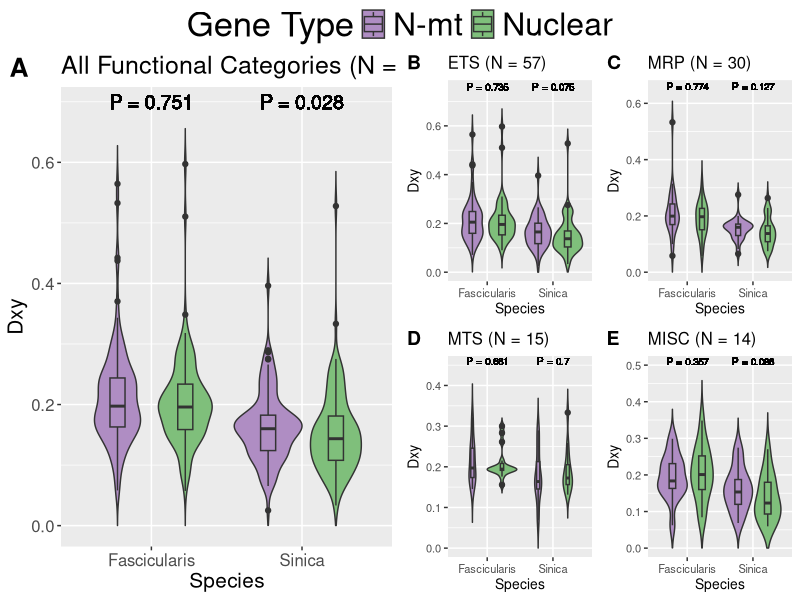

Here is the R script that generated this plot: (Note: this script raises an error after producing the figure.)
# This script includes analysis for the manuscript titled:
# Examination of Mitonuclear Conflict in a Macaque Species Exhibiting Mitonuclear Discordance

# It is split into 4 code sections which can be expanded/collapsed in RStudio 
# Expand: either click on the arrow in the gutter or on the icon that overlays the folded code 
# Collapse: click on the arrow in the gutter

# This script can be run on a command line by simply running "Rscript Mitonuclear_Stats_Plots.R"
# in the directory containing the script. 

# If running on RStudio each command can be run individually
# Once all commands are run the script will output figures and statistical results
# to the Figures and Stats directories respectively
# Currently, sourcing the script in RStudio will not produce some figures and results

# The following libraries are necessary for the below analyses
# If running on RStudio then running each line will prompt the user to install the library
library(ggplot2)
library(ggpubr)
library(plyr)
library(dplyr)
library(gridExtra)

# Set working directory according to location of data file if using through RStudio
# Working directory should be set to directory containing the Git Repo
# As of now it assumes the home directory contains the git repo
#setwd("~/Mitonuclear-Analysis-Project")

# Read in complete data file for this study
# Also read in a data file containing only paired N-mt and nuclear genes
Gene_Data=read.csv("Gene_Data.csv",header=T,stringsAsFactors = T)
Paired_Gene_Data <- subset(Gene_Data, (!is.na(Gene_Data[,19])))

# Divergence ---------------------------------------------------------------

# Define a data frame with Dxy statistics between Arctoides and Sinica from paired data
# Then assign names to columns to allow for consistency with Arc-Fas statistics
# Then exclude genes with no Dxy value and genes paired to these
Sin_Dxy_one <- data.frame(Paired_Gene_Data$Sin.Dxy,Paired_Gene_Data$Type,
                      Paired_Gene_Data$Function,
                      Paired_Gene_Data$Pairing,Paired_Gene_Data$Gene,"Sinica")
names(Sin_Dxy_one)<-c("dxy","Type","Category","Pairing","Gene","Comparison")
Sin_Dxy_two <- Sin_Dxy_one[complete.cases(Sin_Dxy_one), ]
Sin_Dxy <- subset(Sin_Dxy_two,duplicated(Sin_Dxy_two$Pairing) | 
                    duplicated(Sin_Dxy_two$Pairing, fromLast=TRUE))

# Perform the steps described above but with Arctoides and Fascicularis data
Fas_Dxy_one <- data.frame(Paired_Gene_Data$Fas.Dxy,Paired_Gene_Data$Type,
                      Paired_Gene_Data$Function,
                      Paired_Gene_Data$Pairing,Paired_Gene_Data$Gene,"Fascicularis")
names(Fas_Dxy_one)<-c("dxy","Type","Category","Pairing","Gene","Comparison")
Fas_Dxy_two <- Fas_Dxy_one[complete.cases(Fas_Dxy_one), ]
Fas_Dxy <- subset(Fas_Dxy_two,duplicated(Fas_Dxy_two$Pairing) | 
                    duplicated(Fas_Dxy_two$Pairing, fromLast=TRUE))

# Combine the above datasets and subset all functional categories
Dxy <- rbind(Sin_Dxy, Fas_Dxy)
ETS=Dxy[Dxy$Category == "ETS", ]
MRP=Dxy[Dxy$Category == "MRP", ]
MTS=Dxy[Dxy$Category == "MTS", ]
MISC=Dxy[Dxy$Category == "MISC", ]
Sin_ETS=Sin_Dxy[Sin_Dxy$Category == "ETS", ]
Sin_MRP=Sin_Dxy[Sin_Dxy$Category == "MRP", ]
Sin_MTS=Sin_Dxy[Sin_Dxy$Category == "MTS", ]
Sin_MISC=Sin_Dxy[Sin_Dxy$Category == "MISC", ]
Fas_ETS=Fas_Dxy[Fas_Dxy$Category == "ETS", ]
Fas_MRP=Fas_Dxy[Fas_Dxy$Category == "MRP", ]
Fas_MTS=Fas_Dxy[Fas_Dxy$Category == "MTS", ]
Fas_MISC=Fas_Dxy[Fas_Dxy$Category == "MISC", ]

# Plot all data with titles, x (Sinica or Fascicularis) and y (Dxy values) labels, 
# and colors (N-mt and Nuclear) filling in violin plots 
ALL_plot <- ggplot(Dxy, aes(x=Comparison, y=dxy, fill = Type)) + ylim(0,0.69) +
  labs(title="All Functional Categories (N = 116)", x ="Species", y="Dxy") +
  geom_violin(trim=FALSE) + theme(legend.position = "none") +
  theme(legend.title=element_text(size=25)) + theme(legend.text=element_text(size=23)) +
  scale_fill_manual(name = "Gene Type", values=c("#af8dc3","#7fbf7b")) + 
  theme(text = element_text(size=15)) + 
  geom_text(x=1, y=0.7, label="P = 0.751", size=5) + 
  geom_text(x=2, y=0.7, label="P = 0.028", size=5) +
  geom_boxplot(width = 0.2, position = position_dodge(0.9))
ETS_plot <- ggplot(ETS, aes(x=Comparison, y=dxy, fill = Type)) +
  ylim(0,0.75) + labs(title="ETS (N = 57)", x ="Species", y="Dxy") + 
  geom_violin(trim=FALSE) + theme(legend.position = "none") +
  scale_fill_manual(values=c("#af8dc3","#7fbf7b")) +
  theme(text = element_text(size=10)) + 
  geom_text(x=1, y=0.76, label="P = 0.735", size=2.5) + 
  geom_text(x=2, y=0.76, label="P = 0.075", size=2.5) + 
  geom_boxplot(width = 0.2, position = position_dodge(0.9))
MRP_plot <- ggplot(MRP, aes(x=Comparison, y=dxy, fill = Type)) + ylim(0,0.65) +
  labs(title="MRP (N = 30)", x ="Species", y="Dxy") + 
  geom_violin(trim=FALSE) + theme(legend.position = "none") +
  scale_fill_manual(name = "Gene Type", values=c("#af8dc3","#7fbf7b")) +
  theme(text = element_text(size=10)) + 
  geom_text(x=1, y=0.66, label="P = 0.774", size=2.5) + 
  geom_text(x=2, y=0.66, label="P = 0.127", size=2.5) + 
  geom_boxplot(width = 0.15, position = position_dodge(0.9))
MTS_plot <- ggplot(MTS, aes(x=Comparison, y=dxy, fill = Type)) +
  labs(title="MTS (N = 15)", x ="Species", y="Dxy") + ylim(0,0.45) +
  geom_violin(trim=FALSE) + theme(legend.position = "none") +
  scale_fill_manual(name = "Gene Type", values=c("#af8dc3","#7fbf7b")) +
  theme(text = element_text(size=10)) +
  geom_text(x=1, y=0.46, label="P = 0.681", size=2.5) +
  geom_text(x=2, y=0.46, label="P = 0.7", size=2.5) +
  geom_boxplot(width = 0.1, position = position_dodge(0.9))
MISC_plot <- ggplot(MISC, aes(x=Comparison, y=dxy, fill = Type)) + ylim(0,0.5) +
  labs(title="MISC (N = 14)", x ="Species", y="Dxy") + 
  geom_violin(trim=FALSE) + theme(legend.position = "none") +
  scale_fill_manual(name = "Gene Type", values=c("#af8dc3","#7fbf7b")) +
  theme(text = element_text(size=10)) +
  geom_text(x=1, y=0.51, label="P = 0.357", size=2.5) +
  geom_text(x=2, y=0.51, label="P = 0.086", size=2.5) +
  geom_boxplot(width = 0.2, position = position_dodge(0.9))

# Create legend using info from ALL_plot above
ALL_legend <- get_legend(ALL_plot, position = "bottom")

# Combine all plots defined above and add labels, output plot as png
png("Figures/Figure2.png",res=300,height = 6,width = 10,units="in", pointsize=1)
ggarrange(ALL_plot,
          ggarrange(ETS_plot,MRP_plot,MTS_plot,MISC_plot,
                    labels = c("B", "C", "D","E"), font.label = list(size = 14),
                    ncol = 2, nrow = 2), labels="A", font.label = list(size = 19), 
          legend.grob = ALL_legend)
dev.off()



# Conduct Wilcoxon Rank-Sum tests on all genes as well as category subsets
# and print these out as a single text file
# Expectation for Sinica Dxy is N-mt greater than nuclear
# Expectation for Fascicularis Dxy is the opposite
sink("Stats/Dxy_Wilcoxon_results.txt")
print("Dxy between Sinica and Arctoides for all paired genes")
wilcox.test(dxy ~ Type, data=Sin_Dxy, alternative="greater", paired=TRUE)
print("Dxy between Sinica and Arctoides for paired ETS genes")
wilcox.test(dxy ~ Type, data=Sin_ETS, alternative="greater", paired=TRUE)
print("Dxy between Sinica and Arctoides for paired MRP genes")
wilcox.test(dxy ~ Type, data=Sin_MRP, alternative="greater", paired=TRUE)
print("Dxy between Sinica and Arctoides for paired MTS genes")
wilcox.test(dxy ~ Type, data=Sin_MTS, alternative="greater", paired=TRUE)
print("Dxy between Sinica and Arctoides for paired MISC genes")
wilcox.test(dxy ~ Type, data=Sin_MISC, alternative="greater", paired=TRUE)
print("Dxy between Fascicularis and Arctoides for all paired genes")
wilcox.test(dxy ~ Type, data=Fas_Dxy, alternative="less", paired=TRUE)
print("Dxy between Fascicularis and Arctoides for paired ETS genes")
wilcox.test(dxy ~ Type, data=Fas_ETS, alternative="less", paired=TRUE)
print("Dxy between Fascicularis and Arctoides for paired MRP genes")
wilcox.test(dxy ~ Type, data=Fas_MRP, alternative="less", paired=TRUE)
print("Dxy between Fascicularis and Arctoides for paired MTS genes")
wilcox.test(dxy ~ Type, data=Fas_MTS, alternative="less", paired=TRUE)
print("Dxy between Fascicularis and Arctoides for paired MISC genes")
wilcox.test(dxy ~ Type, data=Fas_MISC, alternative="less", paired=TRUE)
sink()

# Introgression -----------------------------------------------------------

# Define a data frame with fdM statistics from paired data
# Then exclude genes with no fdM value and genes paired to these
Fdm_one <- data.frame(Paired_Gene_Data$fdM,Paired_Gene_Data$Type,
                          Paired_Gene_Data$Function,
                          Paired_Gene_Data$Pairing,Paired_Gene_Data$Gene)
Fdm_two <- Fdm_one[complete.cases(Fdm_one), ]
Fdm <- subset(Fdm_two,duplicated(Fdm_two$Paired_Gene_Data.Pairing) | 
                    duplicated(Fdm_two$Paired_Gene_Data.Pairing, fromLast=TRUE))

# Subset all functional categories and obtain means for N-mt and nuclear genes
Fdm_ETS=Fdm[Fdm$Paired_Gene_Data.Function == "ETS", ]
Fdm_MRP=Fdm[Fdm$Paired_Gene_Data.Function == "MRP", ]
Fdm_MTS=Fdm[Fdm$Paired_Gene_Data.Function == "MTS", ]
Fdm_MISC=Fdm[Fdm$Paired_Gene_Data.Function == "MISC", ]

mod_ALL.fdm <- ddply(Fdm, "Paired_Gene_Data.Type", summarise, grp.mean=mean(Paired_Gene_Data.fdM))
mod_ETS.fdm <- ddply(Fdm_ETS, "Paired_Gene_Data.Type", summarise, grp.mean=mean(Paired_Gene_Data.fdM))
mod_MRP.fdm <- ddply(Fdm_MRP, "Paired_Gene_Data.Type", summarise, grp.mean=mean(Paired_Gene_Data.fdM))
mod_MTS.fdm <- ddply(Fdm_MTS, "Paired_Gene_Data.Type", summarise, grp.mean=mean(Paired_Gene_Data.fdM))
mod_MISC.fdm <- ddply(Fdm_MISC, "Paired_Gene_Data.Type", summarise, grp.mean=mean(Paired_Gene_Data.fdM))

# Plot all data with titles, x (fdM) and y (density) labels, 
# and coloring lines (N-mt and nuclear) in density plots

ALL_fdm_plot <- ggplot(Fdm, aes(x=Paired_Gene_Data.fdM, color=Paired_Gene_Data.Type)) +
  geom_text(x=-0.55, y=2.5, label="P = 0.332", size=5, show.legend = FALSE, colour="black") +
  geom_density() + labs(title="All Functional Categories (N = 99)", x="fdM", y = "Density") + theme(legend.position = "none") +
  theme(legend.title=element_text(size=25)) + theme(legend.text=element_text(size=23)) +
  ylim(0,2.5) + scale_color_manual(name = "Gene Type", values=c("#af8dc3","#7fbf7b")) + 
  geom_vline(data=mod_ALL.fdm, aes(xintercept=grp.mean, color=Paired_Gene_Data.Type), linetype="dashed") + 
  theme(text = element_text(size=15))
ETS_fdm_plot <- ggplot(Fdm_ETS, aes(x=Paired_Gene_Data.fdM, color=Paired_Gene_Data.Type)) +
  geom_density() + labs(title="ETS (N = 48)", x="fdM", y = "Density") + theme(legend.position = "none") +
  ylim(0,2.5) + scale_color_manual(values=c("#af8dc3","#7fbf7b")) + 
  geom_vline(data=mod_ETS.fdm, aes(xintercept=grp.mean, color=Paired_Gene_Data.Type), linetype="dashed") +
  theme(text = element_text(size=10)) + 
  geom_text(x=-0.5, y=2.5, label="P = 0.486", size=2.5, colour="black")
MRP_fdm_plot <- ggplot(Fdm_MRP, aes(x=Paired_Gene_Data.fdM, color=Paired_Gene_Data.Type)) +
  geom_density() + labs(title="MRP (N = 28)", x="fdM", y = "Density") + theme(legend.position = "none") +
  ylim(0,2.5) + scale_color_manual(values=c("#af8dc3","#7fbf7b")) + 
  geom_vline(data=mod_MRP.fdm, aes(xintercept=grp.mean, color=Paired_Gene_Data.Type), linetype="dashed") +
  theme(text = element_text(size=10)) +
  geom_text(x=-0.53, y=2.5, label="P = 0.233", size=2.5, colour="black")
MTS_fdm_plot <- ggplot(Fdm_MTS, aes(x=Paired_Gene_Data.fdM, color=Paired_Gene_Data.Type)) +
  geom_density() + labs(title="MTS (N = 10)", x="fdM", y = "Density") + theme(legend.position = "none") +
  ylim(0,3.5) + scale_color_manual(values=c("#af8dc3","#7fbf7b")) + 
  geom_vline(data=mod_MTS.fdm, aes(xintercept=grp.mean, color=Paired_Gene_Data.Type), linetype="dashed") + 
  theme(text = element_text(size=10)) +
  geom_text(x=-0.3, y=3.5, label="P = 0.813", size=2.5, colour="black")
MISC_fdm_plot <- ggplot(Fdm_MISC, aes(x=Paired_Gene_Data.fdM, color=Paired_Gene_Data.Type)) +
  geom_density() + labs(title="MISC (N = 13)", x="fdM", y = "Density") + theme(legend.position = "none") +
  ylim(0,3) + scale_color_manual(values=c("#af8dc3","#7fbf7b")) + 
  geom_vline(data=mod_MISC.fdm, aes(xintercept=grp.mean, color=Paired_Gene_Data.Type), linetype="dashed") + 
  theme(text = element_text(size=10)) +
  geom_text(x=-0.5, y=3, label="P = 0.422", size=2.5, colour="black")

# Create legend using info from ALL_fdm_plot above
ALL_fdm_legend <- get_legend(ALL_fdm_plot, position = "bottom")

# Combine all plots defined above and add labels, print out plots as png
png("Figures/Figure3.png",res=300,height = 6,width = 10,units="in",pointsize = 1)
ggarrange(ALL_fdm_plot,
          ggarrange(ETS_fdm_plot,MRP_fdm_plot,MTS_fdm_plot,MISC_fdm_plot,
                    labels = c("B", "C", "D","E"), font.label = list(size = 14),
                    ncol = 2, nrow = 2), labels="A", font.label = list(size = 24), 
          legend.grob = ALL_fdm_legend)
dev.off()

# Conduct Wilcoxon rank-sum test on combined fdM data and all functional categories
# Expectation is N-mt introgression is more positive than nuclear
# Print out results with titles
sink("Stats/fdM_Wilcoxon_results.txt")
print("fdM for all paired genes")
wilcox.test(Paired_Gene_Data.fdM ~ Paired_Gene_Data.Type, data=Fdm, alternative="greater", paired=TRUE)
print("fdM for ETS paired genes")
wilcox.test(Paired_Gene_Data.fdM ~ Paired_Gene_Data.Type, data=Fdm_ETS, alternative="greater", paired=TRUE)
print("fdM for MRP paired genes")
wilcox.test(Paired_Gene_Data.fdM ~ Paired_Gene_Data.Type, data=Fdm_MRP, alternative="greater", paired=TRUE)
print("fdM for MTS paired genes")
wilcox.test(Paired_Gene_Data.fdM ~ Paired_Gene_Data.Type, data=Fdm_MTS, alternative="greater", paired=TRUE)
print("fdM for MISC paired genes")
wilcox.test(Paired_Gene_Data.fdM ~ Paired_Gene_Data.Type, data=Fdm_MISC, alternative="greater", paired=TRUE)
sink()

# Selection ---------------------------------------------------------------

# Define a data frame with dNdS statistics between Arctoides and Silenus
# Then assign names to columns to allow for consistency with other dNdS statistics
# Then exclude genes with no fdM value and nuclear genes
Arc_dNdS_one <- data.frame(Gene_Data$Arc.dN.dS,Gene_Data$Type,
                      Gene_Data$Function,Gene_Data$Gene,"Arctoides")
names(Arc_dNdS_one)<-c("dNdS","Type","Category","Gene","Comparison")
Arc_dNdS_two <- Arc_dNdS_one[complete.cases(Arc_dNdS_one), ]
Arc_dNdS=Arc_dNdS_two[Arc_dNdS_two$Type == "N-mt", ]

# Perform the steps described above but with Sinica and Silenus data
Sin_dNdS_one <- data.frame(Gene_Data$Sin.dN.dS,Gene_Data$Type,
                       Gene_Data$Function,Gene_Data$Gene,"Sinica")
names(Sin_dNdS_one)<-c("dNdS","Type","Category","Gene","Comparison")
Sin_dNdS_two <- Sin_dNdS_one[complete.cases(Sin_dNdS_one), ]
Sin_dNdS=Sin_dNdS_two[Sin_dNdS_two$Type == "N-mt", ]

# Perform the steps described above but with Fascicularis and Silenus data
Fas_dNdS_one <- data.frame(Gene_Data$Fas.dN.dS,Gene_Data$Type,
                       Gene_Data$Function,Gene_Data$Gene,"Fascicularis")
names(Fas_dNdS_one)<-c("dNdS","Type","Category","Gene","Comparison")
Fas_dNdS_two <- Fas_dNdS_one[complete.cases(Fas_dNdS_one), ]
Fas_dNdS=Fas_dNdS_two[Fas_dNdS_two$Type == "N-mt", ]

# Combine the data above
Dnds <- rbind(Arc_dNdS,Sin_dNdS, Fas_dNdS)

# Create a boxplot with three separate boxes for each species pair
# Print out as a png
png("Figures/Figure5.png",res=300,height = 3.5,width = 4.5,units="in",pointsize = 10)
boxplot(dNdS~Comparison, data=Dnds, 
        col=c("#fdae61","#d7191c","#2c7bb6"),
        ylab="dN/dS", xlab="",
        ylim=c(0,3.5),
        cex.main=1.8, cex.axis=1.15, cex.lab=1.25)
text(1, 3.3, labels = "P = 0.827", cex=1.5)
dev.off()

# Conduct ANOVA, and print out summary of results
res.aov <- aov(dNdS ~ Comparison, data = Dnds)
sink("Stats/dNdS_ANOVA_results.txt")
summary(res.aov)
sink()

# Define a data frame with Arctoides branch extension
# Then assign names to columns to allow for consistency with other branch extension data
# Then exclude genes with no branch extension data and nuclear genes
# Then include only genes with a majority Arc-Sin topology
Sin_Branches_one=data.frame(Gene_Data$Arc.Sin,Gene_Data$ChiSquare,Gene_Data$Type,
                        Gene_Data$Function,Gene_Data$Gene,"Sinica")
names(Sin_Branches_one)<-c("Topo","ChiSquare","Type","Category","Gene","Comparison")
Sin_Branches_two <- Sin_Branches_one[complete.cases(Sin_Branches_one), ]
Sin_Branches_three=Sin_Branches_two[Sin_Branches_two$Type == "N-mt", ]
Sin_Branches=Sin_Branches_three[which(Sin_Branches_three[,1]>864),]

# Perform the steps described above but with Arc-Fas topology
Fas_Branches_one=data.frame(Gene_Data$Arc.Fas,Gene_Data$ChiSquare,Gene_Data$Type,
                            Gene_Data$Function,Gene_Data$Gene,"Fascicularis")
names(Fas_Branches_one)<-c("Topo","ChiSquare","Type","Category","Gene","Comparison")
Fas_Branches_two <- Fas_Branches_one[complete.cases(Fas_Branches_one), ]
Fas_Branches_three=Fas_Branches_two[Fas_Branches_two$Type == "N-mt", ]
Fas_Branches=Fas_Branches_three[which(Fas_Branches_three[,1]>864),]

# Combine the data above then create a table of based on majority topology and
# branch extension. Then make this table look clean and print out as png
Branches=rbind(Sin_Branches, Fas_Branches)
Branches_table=table(Branches$Comparison, Branches$Extension)

wilcox.test(ChiSquare ~ Comparison, data=Branches, alternative="greater", paired=FALSE)

png("Figures/Branch_Table.png",res=300,height = 3.5,width = 4.5,units="in",pointsize = 10)
grid.table(Branches_table)
dev.off()

# Conduct a Fisher's Exact test where the hypothesis is that there is a greater amount of 
# extended branch lengths in Arc-Sin topology data, and print out as text file
sink("Stats/Branch_Exact_results.txt")
fisher.test(Branches_table, alternative = "greater")
sink()

# Recombination -----------------------------------------------------------

# Define a data frame with recombination and fdM statistics
# Then assign names to columns to allow for consistency with other statistics
# Then exclude genes with no fdM or recombination values
# Then only include genes with majority Arc-Sin topology
Sin_Recom_one=data.frame(Gene_Data$Arc.Sin,Gene_Data$RecomRate,Gene_Data$fdM,
                         Gene_Data$Type,Gene_Data$Function,Gene_Data$Gene,"Sinica")
names(Sin_Recom_one)<-c("Topo","Recombination","fdM","Type","Category","Gene","Comparison")
Sin_Recom_two <- Sin_Recom_one[complete.cases(Sin_Recom_one), ]
Sin_Recom_three=Sin_Recom_two[Sin_Recom_two$Type == "N-mt", ]
Sin_Recom=Sin_Recom_three[which(Sin_Recom_three[,1]>864),]

# Create table from above data and compute linear regression
Sin_table = table(Sin_Recom$Recombination, Sin_Recom$fdM)
SinMod <- lm(formula = Sin_Recom$Recombination ~ Sin_Recom$fdM)

# Perform the steps described above but with Arc-Fas topology genes
Fas_Recom_one=data.frame(Gene_Data$Arc.Fas,Gene_Data$RecomRate,Gene_Data$fdM,
                         Gene_Data$Type,Gene_Data$Function,Gene_Data$Gene,"Fascicularis")
names(Fas_Recom_one)<-c("Topo","Recombination","fdM","Type","Category","Gene","Comparison")
Fas_Recom_two <- Fas_Recom_one[complete.cases(Fas_Recom_one), ]
Fas_Recom_three=Fas_Recom_two[Fas_Recom_two$Type == "N-mt", ]
Fas_Recom=Fas_Recom_three[which(Fas_Recom_three[,1]>864),]

Fas_table = table(Fas_Recom$Recombination, Fas_Recom$fdM)
FasMod <- lm(formula = Fas_Recom$Recombination ~ Fas_Recom$fdM)

# Summarize linear refgression and print out results
sink("Stats/Recombination_fdM_Regression_results.txt")
print("Arc-Sin Topology CM/Mb-fdM Regression")
summary(SinMod)
print("Arc-Fas Topology CM/Mb-fdM Regression")
summary(FasMod)
sink()

# Create expressions to paste over coming scatter plots
Sin_expression <- expression(paste("N = 72, ","P = 0.193, ",R^2," = 0.024"))
Fas_expression <- expression(paste("N = 19, ","P = 0.134, ",R^2," = 0.128"))

# Create scatter plots with labeled x (recombination) and y (fdM) axes
# Paste text over the scatter plots including the above expressions
# Print out scatter plots as png
png("Figures/Figure4.png",res=300,height = 6,width = 10,units="in",pointsize = 10)
par(mar = c(5.1, 5.1, 4.1, 2.1), mfrow=c(1,2))
scatter.smooth(x=Sin_Recom$Recombination, y=Sin_Recom$fdM,
               pch = 19,
               col=c("#af8dc3"),
               xlab='Recombination Rate (cM/Mb)',
               ylab="fdM",
               cex.lab=2.3, cex.axis=2)
text(4, 0.05, labels = "A", cex=3)
text(2, -0.57, labels = Sin_expression, cex=1.5)
scatter.smooth(x=Fas_Recom$Recombination, y=Fas_Recom$fdM,
               pch = 19,
               col=c("#af8dc3"),
               xlab='Recombination Rate (cM/Mb)',
               ylab="",
               cex.lab=2.3, cex.axis=2)
text(0.35, 0.3, labels = "B",cex=3)
text(0.13, -0.47, labels = Fas_expression, cex=1.5)
dev.off()
